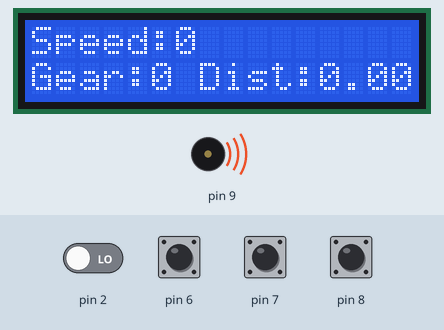
This sketch was run on a simulated Arduino Uno, built with avr-gcc and run on an emulated ATmega328P. On the bench: 16×2 character LCD, buzzer (waves = sounding). The test bench sets the inputs (shaded band); at power-on: pin 6–8 HIGH, pin 2 LOW. What the sketch prints to the serial monitor is not drawn.

Above: at 1.2 s.
1.3 s: pin 6 pulled LOW for 0.25 s
At 1.51 s:
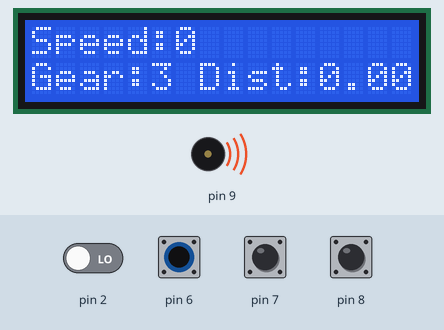
3.2 s: pin 7 pulled LOW for 0.25 s
At 3.47 s:
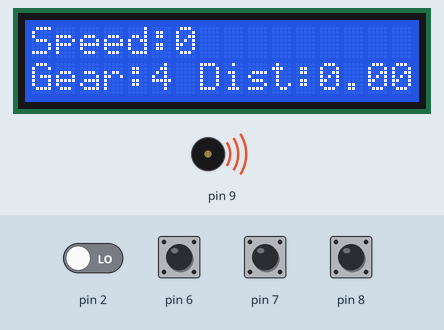
5.0 s: pin 8 pulled LOW for 0.25 s
At 5.23 s:
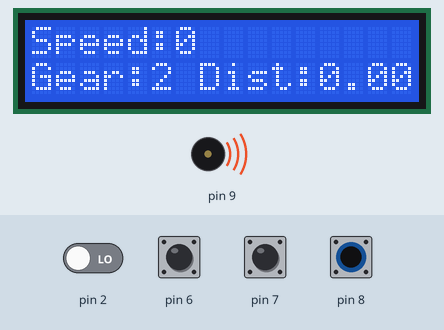
Timing chart, 0 to 8.0 s (numbered marks = the images above; inputs shaded):
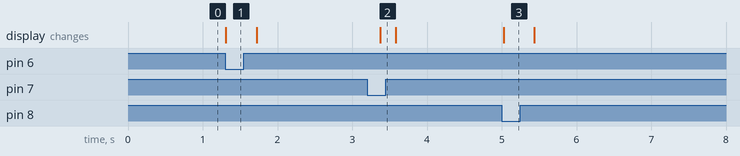

The sketch:

LCD_v1.1.ino
```cpp
#include <LiquidCrystal.h>
LiquidCrystal lcd(12,11,5,4,3,10);
float start; //removed finished
float elapsed;
float circ=1.595929; //wheel circumference in metres
int i=0;
float speeed;
unsigned long j=1; //made this long from int

void setup(){
   attachInterrupt(digitalPinToInterrupt(2),speedo,RISING);
  start=micros();

  Serial.begin(115200);
  lcd.begin(16,2);
  pinMode(0,INPUT_PULLUP);
  pinMode(8,INPUT_PULLUP);
  pinMode(6,INPUT_PULLUP);
  pinMode(7,INPUT_PULLUP);
  pinMode(2,INPUT);
  tone(9,441);
}

void speedo()
{
  j++;
  elapsed=micros()-start; //fluctuates
  start=micros();
  speeed=(3600000*circ)/(42*elapsed); //fluctuates
tone(9,(10*i));
}


void loop(){
  lcd.clear();
  lcd.setCursor(0,0);
  lcd.print("Speed:");
  lcd.print(int(speeed));

  lcd.setCursor(0,1);
  lcd.print("Gear:");


  if(digitalRead(0)==LOW){
    lcd.print("1");
  }

  else if(digitalRead(8)==LOW){
    lcd.print("2");
  }

  else if(digitalRead(6)==LOW){
    lcd.print("3");
   }

 else if(digitalRead(7)==LOW){
    lcd.print("4");
  }

  else{                     //407 3.3
    lcd.print("0");
  }

  lcd.setCursor(12,1);
  lcd.print((0.001595929*(j))/42);
  lcd.setCursor(7,1);
  lcd.print("Dist:");
  Serial.println(speeed);
  i++;
    delay(200);
}
```

Measured:
- after the input at 1.3 s, the display: changes at once (image 1)
- after the input at 3.2 s, the display: changes after 0.17 s (image 2)
- after the input at 5.0 s, the display: changes at once (image 3)
